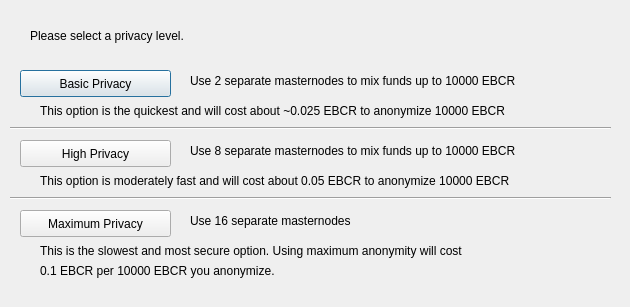
<?xml version="1.0" encoding="UTF-8"?>
<ui version="4.0">
 <class>ObfuscationConfig</class>
 <widget class="QDialog" name="ObfuscationConfig">
  <property name="geometry">
   <rect>
    <x>0</x>
    <y>0</y>
    <width>630</width>
    <height>307</height>
   </rect>
  </property>
  <property name="windowTitle">
   <string>Configure Obfuscation</string>
  </property>
  <widget class="QPushButton" name="buttonBasic">
   <property name="geometry">
    <rect>
     <x>20</x>
     <y>70</y>
     <width>151</width>
     <height>27</height>
    </rect>
   </property>
   <property name="text">
    <string>Basic Privacy</string>
   </property>
  </widget>
  <widget class="QPushButton" name="buttonHigh">
   <property name="geometry">
    <rect>
     <x>20</x>
     <y>140</y>
     <width>151</width>
     <height>27</height>
    </rect>
   </property>
   <property name="text">
    <string>High Privacy</string>
   </property>
  </widget>
  <widget class="QPushButton" name="buttonMax">
   <property name="geometry">
    <rect>
     <x>20</x>
     <y>210</y>
     <width>151</width>
     <height>27</height>
    </rect>
   </property>
   <property name="text">
    <string>Maximum Privacy</string>
   </property>
  </widget>
  <widget class="QLabel" name="label">
   <property name="geometry">
    <rect>
     <x>30</x>
     <y>20</y>
     <width>571</width>
     <height>31</height>
    </rect>
   </property>
   <property name="text">
    <string>Please select a privacy level.</string>
   </property>
  </widget>
  <widget class="QLabel" name="label_2">
   <property name="geometry">
    <rect>
     <x>190</x>
     <y>70</y>
     <width>421</width>
     <height>21</height>
    </rect>
   </property>
   <property name="text">
    <string>Use 2 separate masternodes to mix funds up to 10000 EBCR</string>
   </property>
  </widget>
  <widget class="QLabel" name="label_3">
   <property name="geometry">
    <rect>
     <x>190</x>
     <y>140</y>
     <width>411</width>
     <height>21</height>
    </rect>
   </property>
   <property name="text">
    <string>Use 8 separate masternodes to mix funds up to 10000 EBCR</string>
   </property>
  </widget>
  <widget class="QLabel" name="label_4">
   <property name="geometry">
    <rect>
     <x>190</x>
     <y>210</y>
     <width>421</width>
     <height>21</height>
    </rect>
   </property>
   <property name="text">
    <string>Use 16 separate masternodes</string>
   </property>
  </widget>
  <widget class="QLabel" name="label_6">
   <property name="geometry">
    <rect>
     <x>40</x>
     <y>100</y>
     <width>561</width>
     <height>21</height>
    </rect>
   </property>
   <property name="text">
    <string>This option is the quickest and will cost about ~0.025 EBCR to anonymize 10000 EBCR</string>
   </property>
  </widget>
  <widget class="QLabel" name="label_7">
   <property name="geometry">
    <rect>
     <x>40</x>
     <y>170</y>
     <width>561</width>
     <height>21</height>
    </rect>
   </property>
   <property name="text">
    <string>This option is moderately fast and will cost about 0.05 EBCR to anonymize 10000 EBCR</string>
   </property>
  </widget>
  <widget class="QLabel" name="label_8">
   <property name="geometry">
    <rect>
     <x>40</x>
     <y>240</y>
     <width>561</width>
     <height>21</height>
    </rect>
   </property>
   <property name="text">
    <string>This is the slowest and most secure option. Using maximum anonymity will cost</string>
   </property>
  </widget>
  <widget class="QLabel" name="label_9">
   <property name="geometry">
    <rect>
     <x>40</x>
     <y>260</y>
     <width>561</width>
     <height>21</height>
    </rect>
   </property>
   <property name="text">
    <string>0.1 EBCR per 10000 EBCR you anonymize.</string>
   </property>
  </widget>
  <widget class="Line" name="line">
   <property name="geometry">
    <rect>
     <x>10</x>
     <y>120</y>
     <width>601</width>
     <height>16</height>
    </rect>
   </property>
   <property name="orientation">
    <enum>Qt::Horizontal</enum>
   </property>
  </widget>
  <widget class="Line" name="line_2">
   <property name="geometry">
    <rect>
     <x>10</x>
     <y>190</y>
     <width>601</width>
     <height>16</height>
    </rect>
   </property>
   <property name="orientation">
    <enum>Qt::Horizontal</enum>
   </property>
  </widget>
 </widget>
 <resources/>
 <connections/>
</ui>
